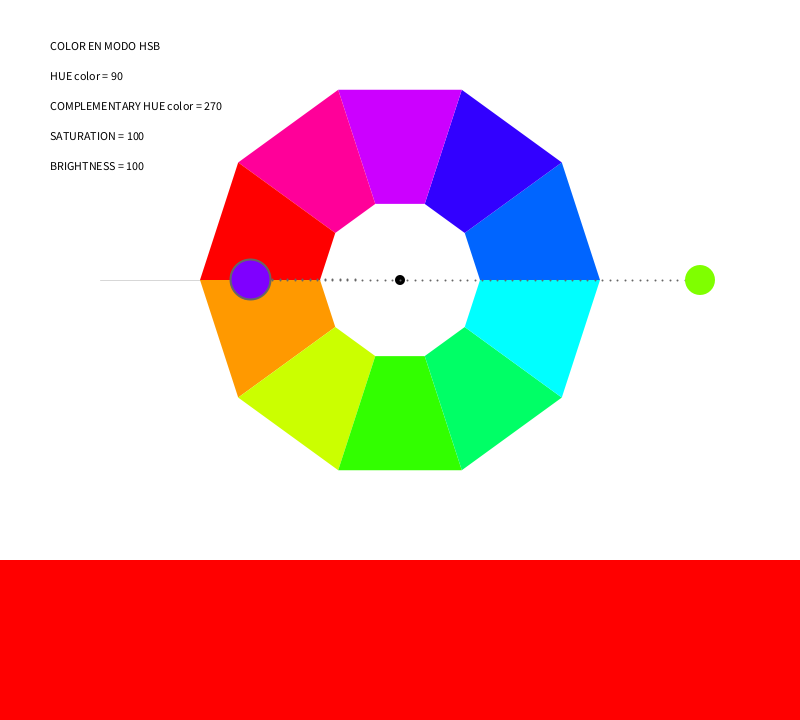
Frame 1 (no input)
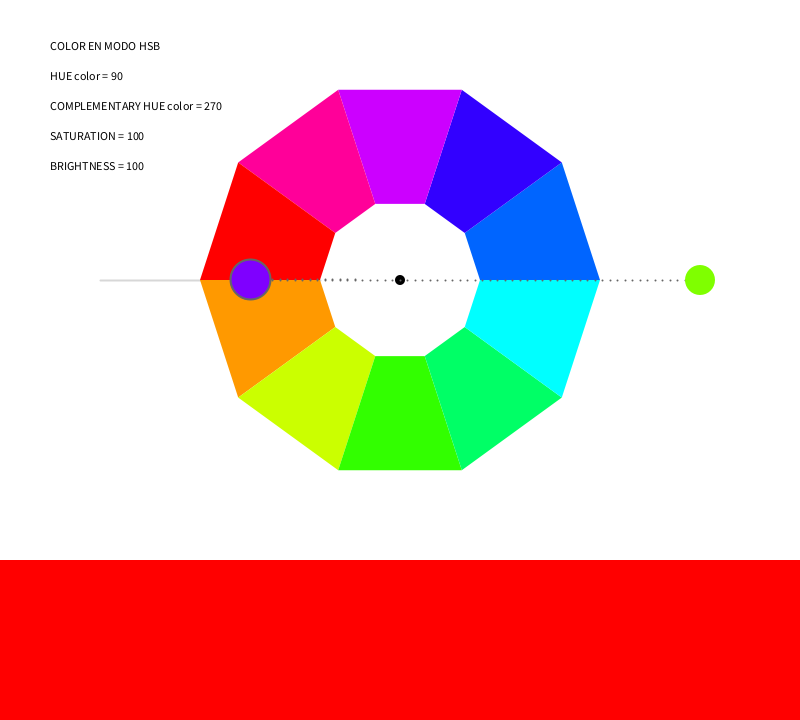
Frame 60 (the mouse pressed at the canvas centre just before this capture)
Frame 120 (the mouse held since frame 60 and released just before this capture): identical to frame 60, image omitted

The Processing sketch that drew these frames (run headless with seeded random() and noise(); from frame 60 on, the mouse is pressed at the canvas centre):

// Processing sketch: processing_154878
// ── processing_154878.pde

/*
 * Creative Coding
 * Week 4, 01 - an interactive colour wheel picker
 * by Indae Hwang and Jon McCormack
 * Copyright (c) 2014 Monash University
 *
 * This program draws an interactive colour selection wheel
 * Drag the colour   circle around the hue wheel to change hue, change the distance
 * from the wheel to control brightness.
 *
 * Another colour circle is displayed showing the colour 180 degrees from the current colour
 * 
 */

// colourHandle: the user interface element to changing colours over the wheel
// It has a postion and a size
//
float colorHandleX;
float colorHandleY;
float handleSize = 30;

float angle;
int sumaAngulo; 

// boolean isLocked
// the state of handle: when the color handle is pressed, 
// color hand is locked–released as the left mouse button is released 
//
boolean isLocked = false;
boolean shift = false;

// Wheel radius: inner and outer
//
float innerR = 80; // inner
float outerR = 200; // outer
float outerR2 = outerR * 1.5; // limit of the handle's "pull" range

// current and complementry colour
float hueValue = 90;
float brightValue = 100;
float complementryHue = 0;
float satura = 100;
//MODIFIED
int cuadros = 5;
int tam, tam2;
int centroY; // en centro del circulo cromatico
float radiusComeHand;
float angleComHand;

//color a guardar
float[] base, complementario, brillo, saturacion;

int[] cenX;
int cenY;

float comHandX, comHandY;
float distance, radius;

void setup() {
  size(800, 720);
  //  size(displayWidth/2, displayHeight-100);
  colorMode(HSB, 360, 100, 100); // use HSB colour mode, H=0->360, S=0->100, B=0->100

    //MODIFIED
  tam = width/5;
  tam2 = tam-80;

  base = new float[cuadros];
  complementario = new float[cuadros];
  brillo = new float[cuadros];
  saturacion = new float[cuadros];
  cenX = new int[cuadros];
  centroY = height/2 - tam/2;

  colorHandleX = width/2+300;
  colorHandleY = centroY;
  radiusComeHand = 150;

  for (int i=0; i<cuadros; i++) {
    base[i] = 0;
    complementario[i] = 0;
    brillo[i] = 100;
    saturacion[i] = 100;
    cenX[i] = (width/cuadros/2)+width/cuadros*i;
  }
  cenY = height-tam/2;
  sumaAngulo=0;
  //
  //  distance = dist(mouseX, mouseY, width/2, centroY);
  //  radius = constrain(distance, outerR, outerR2);
  //
  //  colorHandleX = width/2  + radius * cos(angle+sumaAngulo);
  //  colorHandleY = centroY + radius * sin(angle+sumaAngulo);
}

void draw() {
  //Since were using HSB colour mode this clears the display window to white
  //         H  S  B
  background(0, 0, 100);

  // draw reference line at the 0/360 hue boundary
  stroke(0, 40);
  line(width/2 - innerR, centroY, width/2 - outerR2, centroY);

  //draw itten's color wheel - we'll use a QUAD_STRIP for this
  noStroke();
  beginShape(QUAD_STRIP);
  for (int i=0; i<=10; i++) {
    float angle = radians(36*i-90); // 10 x 36 degree steps
    fill(36*i, 100, 100);
    //outside(top)
    vertex(width/2 + outerR*sin(angle), centroY + outerR*cos(angle) );
    //inside(down)
    vertex(width/2 + innerR*sin(angle), centroY + innerR*cos(angle) );
  }
  endShape(CLOSE);

  // colour handle Position Update
  colorHandleUpdate();

  //draw dotted line from center to colorhandle
  dotLine(width/2, centroY, colorHandleX, colorHandleY, 40); 

  //draw color handle
  noStroke();
  fill(0);
  ellipse(width/2, centroY, 10, 10);
  //   H         S    B
  fill(hueValue, satura, brightValue);
  ellipse(colorHandleX, colorHandleY, handleSize, handleSize );

  //complementry color for colorHandle (comHand)
  angleComHand = map( atan2(colorHandleX-width/2, colorHandleY-centroY)+radians(sumaAngulo), -PI, PI, TWO_PI, 0) + HALF_PI;
  comHandX = width/2  + radiusComeHand * cos(angleComHand);
  comHandY = centroY + radiusComeHand * sin(angleComHand);

  //dotline from center to comHand
  dotLine(width/2, centroY, comHandX, comHandY, 20); 

  complementryHue = calculateCompHue(hueValue);
  complementryHue = complementryHue%360;

  if (complementryHue<=0)
    complementryHue=complementryHue+360;
  if (complementryHue>=360)
    complementryHue=complementryHue-360;

  //println("hueValue: "+hueValue + " + "+"comhue: "+complementryHue);

  fill(complementryHue, satura, brightValue );
  ellipse(comHandX, comHandY, 40, 40);

  rectMode(CENTER);
  //MODIFICACION
  for (int i=0; i<5; i++) {
    noStroke();  
    fill(base[i], saturacion[i], brillo[i]);
    rect(cenX[i], cenY, tam, tam);
    fill(complementario[i], saturacion[i], brillo[i]);
    rect(cenX[i], cenY, tam2, tam2);
  }

  fill(0);
  text("COLOR EN MODO HSB", 50, 50);
  text("HUE color = " + (int)hueValue, 50, 80);
  text("COMPLEMENTARY HUE color = " + (int)complementryHue, 50, 110);
  text("SATURATION = " + (int)satura, 50, 140);
  text("BRIGHTNESS = " + (int)brightValue, 50, 170);
} 

/*
 * calculateCompHue
 *
 * Calculates the complimentary hue from the hue supplied
 */
float calculateCompHue(float hueValue) {

  // Calculate complimentary color with hueValue
  // The complimentary colour should be 180 degrees opposite the selected colour
  if (hueValue >= 180 && hueValue < 360) {
    return hueValue-180+sumaAngulo;
  } else 
    return hueValue+180-sumaAngulo;
}
/*
 * colorHandleUpdate
 *
 * Updates the position and orientation of the colour handle based on
 * mouse position when left mouse button is pressed.
 */
void colorHandleUpdate() {
  // isLocked will be true if we pressed the mouse down while over the handle
  if (isLocked) {
    // calculate angle of handle based on mouse position
    // atan2 value is in the range from pi to -pi
    angle = atan2(mouseY-centroY, mouseX-width/2);
    distance = dist(mouseX, mouseY, width/2, centroY);
    radius = constrain(distance, outerR, outerR2);

    if (shift) {
      satura = map(radius, outerR, outerR2, 0, 100);
    } else {
      hueValue = map (degrees(angle), -180, 180, 360, 0);
      // map distance from outer edge of the wheel to brightness
      brightValue = map(radius, outerR, outerR2, 0, 100);
      colorHandleX = width/2  + radius * cos(angle);
      colorHandleY = centroY + radius * sin(angle);
    }
    //Shape for the locked colorHandle 
    noStroke(); 
    fill(0, 0, 85);
    ellipse(colorHandleX, colorHandleY, handleSize+20, handleSize+20);
  }
}

/*
 * isWithinCircle
 * boolean function that returns true if the mouse is within the circle with centre (x,y) radius r
 */
boolean isWithinCircle(float x, float y, float r) {
  float dist = dist(mouseX, mouseY, x, y);
  return (dist <= r);
}

//MODIFIED
boolean enRecuadros(float x, float y, float r) {
  float dist = dist(mouseX, mouseY, x, y);
  return (dist <= r);
}

/*
 * dotLine
 * draw a dotted line from (x1,y1) to (x2,y2)
 */
void dotLine(float x1, float y1, float x2, float y2, int dotDetail) {
  for (int i=0; i<=dotDetail; i++) {
    float dotDetailFloat = (float) dotDetail;
    float dotX = lerp(x1, x2, i/dotDetailFloat);
    float dotY = lerp(y1, y2, i/dotDetailFloat);
    strokeWeight(2);
    stroke(0, 0, 40);
    point(dotX, dotY);
  }
}

/*
 * mousePressed
 * When mouse button is first pressed, check if the user has pressed over the colour handle
 * If so, set isLocked to true to lock manipulation of the handle
 *
 */
void mousePressed() {
  if (isWithinCircle(colorHandleX, colorHandleY, handleSize)) {
    isLocked = true;
  }
  for (int i=0; i<cuadros; i++) {
    if (enRecuadros(cenX[i], cenY, tam/2)) {
      base[i] = hueValue;
      complementario[i] = complementryHue;
      brillo[i] = brightValue;
      saturacion[i] = satura;
    }
  }
}

/*
 * mouseReleased
 * Unlock control of the handle
 *
 */
void mouseReleased() {
  isLocked = false;
}

void keyPressed() {
  if (keyCode==SHIFT) {
    shift = true;
    println(shift);
  }
  if (keyCode==DOWN) {
    sumaAngulo+=30;
    sumaAngulo=sumaAngulo%360;
    println(sumaAngulo);
  }
  if (keyCode==UP) {
    if (sumaAngulo<=0) {
      sumaAngulo= sumaAngulo+360;
    }
    sumaAngulo-=30;
    sumaAngulo=sumaAngulo%360;
    println(sumaAngulo);
  }
  //  println(angleComHand);
}
void keyReleased() {
  if (keyCode==SHIFT) {
    shift = false;
    println(shift);
  }
}
